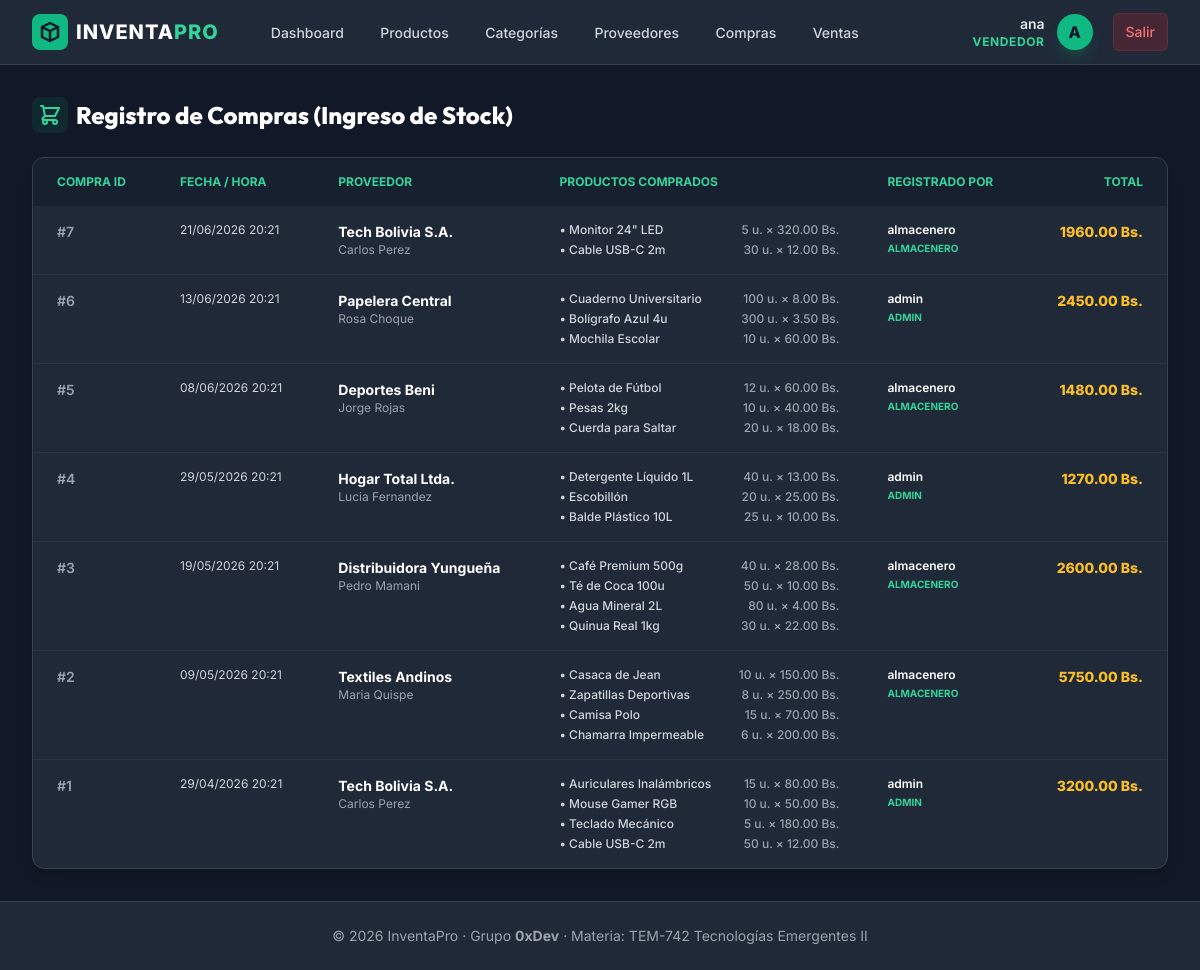
/compras/ (signed in), run on the app's committed database.
### apps/models.py (models this page shows, shortened)
class User(db.Model, UserMixin):
    __tablename__ = "users"
    id = db.Column(db.Integer, primary_key=True)
    username = db.Column(db.String(100), unique=True, nullable=False)
    email = db.Column(db.String(150), unique=True, nullable=False)
    password = db.Column(db.String(255), nullable=False)
    role = db.Column(db.String(20), default="vendedor")  # admin | almacenero | vendedor
    is_active_user = db.Column(db.Boolean, default=True)

### apps/Compras/models.py (models this page shows, shortened)
class Compra(db.Model):
    __tablename__ = "compras"
    id = db.Column(db.Integer, primary_key=True)
    fecha = db.Column(db.DateTime, default=datetime.utcnow, nullable=False)
    total = db.Column(db.Float, default=0.0)
    proveedor_id = db.Column(
        db.Integer, db.ForeignKey("proveedores.id"), nullable=False
    )
    user_id = db.Column(db.Integer, db.ForeignKey("users.id"), nullable=False)
    proveedor = db.relationship("Proveedor", back_populates="compras")
    usuario = db.relationship("User")
    items = db.relationship(
        "CompraItem", back_populates="compra", cascade="all, delete-orphan"
    )

class CompraItem(db.Model):
    __tablename__ = "compra_items"
    id = db.Column(db.Integer, primary_key=True)
    compra_id = db.Column(
        db.Integer, db.ForeignKey("compras.id"), nullable=False
    )
    producto_id = db.Column(
        db.Integer, db.ForeignKey("productos.id"), nullable=False
    )
    cantidad = db.Column(db.Integer, nullable=False)
    precio_unitario = db.Column(db.Float, nullable=False)
    compra = db.relationship("Compra", back_populates="items")
    producto = db.relationship("Producto", back_populates="compra_items")

### apps/Proveedores/models.py (models this page shows, shortened)
class Proveedor(db.Model):
    __tablename__ = "proveedores"
    id = db.Column(db.Integer, primary_key=True)
    empresa = db.Column(db.String(150), nullable=False)
    contacto = db.Column(db.String(100))
    telefono = db.Column(db.String(20))
    email = db.Column(db.String(150))
    compras = db.relationship("Compra", back_populates="proveedor")

### apps/Productos/models.py (models this page shows, shortened)
class Producto(db.Model):
    __tablename__ = "productos"
    id = db.Column(db.Integer, primary_key=True)
    nombre = db.Column(db.String(150), nullable=False)
    descripcion = db.Column(db.String(255))
    precio = db.Column(db.Float, nullable=False)
    stock = db.Column(db.Integer, nullable=False, default=0)
    stock_minimo = db.Column(db.Integer, default=5)
    categoria_id = db.Column(db.Integer, db.ForeignKey("categorias.id"), nullable=False)
    categoria = db.relationship("Categoria", back_populates="productos")
    compra_items = db.relationship("CompraItem", back_populates="producto")
    venta_items = db.relationship("VentaItem", back_populates="producto")

### apps/Compras/routes.py (the view)
@bp_compras.route("/")
@login_required
def listar():
    items = Compra.query.order_by(Compra.fecha.desc()).all()
    return render_template("compras/listar.html", items=items)

### apps/Compras/templates/compras/listar.html (shortened to what this page needs)
{% extends "base.html" %}
{% block content %}
<div class="space-y-6">
    <div class="flex justify-between items-center">
        <h2 class="text-2xl font-extrabold text-white flex items-center gap-2">
            <span class="p-1.5 bg-brand-500/10 text-brand-400 rounded-lg">
                <svg class="w-6 h-6" fill="none" stroke="currentColor" viewBox="0 0 24 24"><path stroke-linecap="round" stroke-linejoin="round" stroke-width="2" d="M3 3h2l.4 2M7 13h10l4-8H5.4M7 13L5.4 5M7 13l-2.293 2.293c-.63.63-.184 1.707.707 1.707H17m0 0a2 2 0 100 4 2 2 0 000-4zm-8 2a2 2 0 11-4 0 2 2 0 014 0z"></path></svg>
            </span>
            Registro de Compras (Ingreso de Stock)
        </h2>
    </div>
    <div class="bg-gray-800 rounded-xl border border-gray-700 overflow-hidden shadow-lg">
        <table class="w-full text-sm text-gray-300">
            <thead class="bg-gray-900/50 text-brand-400 uppercase text-xs">
                <tr>
                    <th class="px-6 py-4 text-left font-bold">Compra ID</th>
                    <th class="px-6 py-4 text-left font-bold">Fecha / Hora</th>
                    <th class="px-6 py-4 text-left font-bold">Proveedor</th>
                    <th class="px-6 py-4 text-left font-bold">Productos Comprados</th>
                    <th class="px-6 py-4 text-left font-bold">Registrado Por</th>
                    <th class="px-6 py-4 text-right font-bold">Total</th>
                </tr>
            </thead>
            <tbody class="divide-y divide-gray-700/50">
                {% for item in items %}
                <tr class="hover:bg-gray-750/30 transition align-top">
                    <td class="px-6 py-4 whitespace-nowrap text-gray-400 font-semibold">#{{ item.id }}</td>
                    <td class="px-6 py-4 whitespace-nowrap text-xs text-gray-350">{{ item.fecha.strftime('%d/%m/%Y %H:%M') }}</td>
                    <td class="px-6 py-4 whitespace-nowrap">
                        <div class="font-bold text-white">{{ item.proveedor.empresa }}</div>
                        <div class="text-xs text-gray-400">{{ item.proveedor.contacto }}</div>
                    </td>
                    <td class="px-6 py-4">
                        <div class="space-y-1">
                            {% for item_p in item.items %}
                            <div class="text-xs font-medium text-gray-300 flex items-center justify-between gap-4">
                                <span>• {{ item_p.producto.nombre }}</span>
                                <span class="text-gray-400 whitespace-nowrap">{{ item_p.cantidad }} u. &times; {{ "%.2f"|format(item_p.precio_unitario) }} Bs.</span>
                            </div>
                            {% endfor %}
                        </div>
                    </td>
                    <td class="px-6 py-4 whitespace-nowrap">
                        <div class="text-white text-xs font-semibold">{{ item.usuario.username }}</div>
                        <div class="text-brand-400 text-[10px] uppercase font-bold">{{ item.usuario.role }}</div>
                    </td>
                    <td class="px-6 py-4 whitespace-nowrap text-right font-extrabold text-amber-400">
                        {{ "%.2f"|format(item.total) }} Bs.
                    </td>
                </tr>
                {% endfor %}
            </tbody>
        </table>
    </div>
</div>
{% endblock %}

### apps/templates/base.html (shortened to what this page needs)
<!DOCTYPE html>
<html lang="es" class="h-full bg-gray-900 text-gray-100">
<head>
    <script src="https://cdn.tailwindcss.com"></script>
</head>
<body class="h-full flex flex-col justify-between">
    <div>
        <nav class="bg-gray-800 border-b border-gray-700">
            <div class="max-w-7xl mx-auto px-4 sm:px-6 lg:px-8">
                <div class="flex items-center justify-between h-16">
                    <div class="flex items-center">
                        <a href="{{ url_for('bp_core.index') }}" class="flex items-center gap-2 text-white font-extrabold text-xl tracking-wider">
                            <span class="bg-brand-500 text-gray-900 rounded-lg p-1.5 flex items-center justify-center">
                                <svg class="w-6 h-6" fill="none" stroke="currentColor" viewBox="0 0 24 24" xmlns="http://www.w3.org/2000/svg">
                                    <path stroke-linecap="round" stroke-linejoin="round" stroke-width="2.5" d="M20 7l-8-4-8 4m16 0l-8 4m8-4v10l-8 4m0-10L4 7m8 4v10M4 7v10l8 4"></path>
                                </svg>
                            </span>
                            <span>INVENTA<span class="text-brand-400">PRO</span></span>
                        </a>
                        {% if current_user.is_authenticated %}
                        <div class="hidden md:block ml-10 flex items-baseline space-x-2">
                            <a href="{{ url_for('bp_core.index') }}" class="text-gray-300 hover:bg-gray-700 hover:text-white px-3 py-2 rounded-md text-sm font-medium transition duration-200">Dashboard</a>
                            <a href="{{ url_for('bp_productos.listar') }}" class="text-gray-300 hover:bg-gray-700 hover:text-white px-3 py-2 rounded-md text-sm font-medium transition duration-200">Productos</a>
                            <a href="{{ url_for('bp_categorias.listar') }}" class="text-gray-300 hover:bg-gray-700 hover:text-white px-3 py-2 rounded-md text-sm font-medium transition duration-200">Categorías</a>
                            <a href="{{ url_for('bp_proveedores.listar') }}" class="text-gray-300 hover:bg-gray-700 hover:text-white px-3 py-2 rounded-md text-sm font-medium transition duration-200">Proveedores</a>
                            <a href="{{ url_for('bp_compras.listar') }}" class="text-gray-300 hover:bg-gray-700 hover:text-white px-3 py-2 rounded-md text-sm font-medium transition duration-200">Compras</a>
                            <a href="{{ url_for('bp_ventas.listar') }}" class="text-gray-300 hover:bg-gray-700 hover:text-white px-3 py-2 rounded-md text-sm font-medium transition duration-200">Ventas</a>
                        </div>
                        {% endif %}
                    </div>
                    <div class="flex items-center gap-4">
                        {% if current_user.is_authenticated %}
                        <div class="flex items-center gap-3">
                            <div class="text-right hidden sm:block">
                                <p class="text-sm font-semibold text-gray-200">{{ current_user.username }}</p>
                                <p class="text-xs text-brand-400 uppercase tracking-wider font-bold">{{ current_user.role }}</p>
                            </div>
                            <span class="h-9 w-9 rounded-full bg-brand-500 text-gray-900 font-extrabold flex items-center justify-center uppercase shadow-lg shadow-brand-500/20">
                                {{ current_user.username[0] }}
                            </span>
                            <a href="{{ url_for('auth.logout') }}" class="ml-2 bg-red-600/20 hover:bg-red-600 text-red-400 hover:text-white px-3 py-2 rounded-md text-sm font-medium border border-red-500/20 transition duration-200">
                                Salir
                            </a>
                        </div>
                        {% endif %}
                    </div>
                </div>
            </div>
        </nav>
        <main class="max-w-7xl mx-auto px-4 sm:px-6 lg:px-8 py-8">
            {% block content %}{% endblock %}
        </main>
    </div>
    <footer class="bg-gray-800 border-t border-gray-700 py-6 text-center text-sm text-gray-400">
        <div class="max-w-7xl mx-auto px-4">
            <p>&copy; 2026 InventaPro &middot; Grupo <strong>0xDev</strong> &middot; Materia: TEM-742 Tecnologías Emergentes II</p>
        </div>
    </footer>
</body>
</html>

### apps/templates/base.html (style rules this page uses)
body { font-family: 'Inter', sans-serif; }
h1, h2, h3, h4, h5, h6 { font-family: 'Outfit', sans-serif; }

### data on the page
User: username "ana", role "VENDEDOR", username "A"
Compra: id "7", fecha "21/06/2026 20:21", proveedor.empresa "Tech Bolivia S.A.", proveedor.contacto "Carlos Perez", usuario.username "almacenero", usuario.role "ALMACENERO", total "1960.00"
CompraItem: producto.nombre "Monitor 24\" LED", cantidad "5", precio_unitario "320.00"
CompraItem: producto.nombre "Cable USB-C 2m", cantidad "30", precio_unitario "12.00"
Compra: id "6", fecha "13/06/2026 20:21", proveedor.empresa "Papelera Central", proveedor.contacto "Rosa Choque", usuario.username "admin", usuario.role "ADMIN", total "2450.00"
CompraItem: producto.nombre "Cuaderno Universitario", cantidad "100", precio_unitario "8.00"
CompraItem: producto.nombre "Bolígrafo Azul 4u", cantidad "300", precio_unitario "3.50"
CompraItem: producto.nombre "Mochila Escolar", cantidad "10", precio_unitario "60.00"
Compra: id "5", fecha "08/06/2026 20:21", proveedor.empresa "Deportes Beni", proveedor.contacto "Jorge Rojas", usuario.username "almacenero", usuario.role "ALMACENERO", total "1480.00"
CompraItem: producto.nombre "Pelota de Fútbol", cantidad "12", precio_unitario "60.00"
CompraItem: producto.nombre "Pesas 2kg", cantidad "10", precio_unitario "40.00"
CompraItem: producto.nombre "Cuerda para Saltar", cantidad "20", precio_unitario "18.00"
Compra: id "4", fecha "29/05/2026 20:21", proveedor.empresa "Hogar Total Ltda.", proveedor.contacto "Lucia Fernandez", usuario.username "admin", usuario.role "ADMIN", total "1270.00"
CompraItem: producto.nombre "Detergente Líquido 1L", cantidad "40", precio_unitario "13.00"
CompraItem: producto.nombre "Escobillón", cantidad "20", precio_unitario "25.00"
CompraItem: producto.nombre "Balde Plástico 10L", cantidad "25", precio_unitario "10.00"
Compra: id "3", fecha "19/05/2026 20:21", proveedor.empresa "Distribuidora Yungueña", proveedor.contacto "Pedro Mamani", usuario.username "almacenero", usuario.role "ALMACENERO", total "2600.00"
CompraItem: producto.nombre "Café Premium 500g", cantidad "40", precio_unitario "28.00"
CompraItem: producto.nombre "Té de Coca 100u", cantidad "50", precio_unitario "10.00"
CompraItem: producto.nombre "Agua Mineral 2L", cantidad "80", precio_unitario "4.00"
CompraItem: producto.nombre "Quinua Real 1kg", cantidad "30", precio_unitario "22.00"
Compra: id "2", fecha "09/05/2026 20:21", proveedor.empresa "Textiles Andinos", proveedor.contacto "Maria Quispe", usuario.username "almacenero", usuario.role "ALMACENERO", total "5750.00"
CompraItem: producto.nombre "Casaca de Jean", cantidad "10", precio_unitario "150.00"
CompraItem: producto.nombre "Zapatillas Deportivas", cantidad "8", precio_unitario "250.00"
CompraItem: producto.nombre "Camisa Polo", cantidad "15", precio_unitario "70.00"
CompraItem: producto.nombre "Chamarra Impermeable", cantidad "6", precio_unitario "200.00"
Compra: id "1", fecha "29/04/2026 20:21", proveedor.empresa "Tech Bolivia S.A.", proveedor.contacto "Carlos Perez", usuario.username "admin", usuario.role "ADMIN", total "3200.00"
CompraItem: producto.nombre "Auriculares Inalámbricos", cantidad "15", precio_unitario "80.00"
CompraItem: producto.nombre "Mouse Gamer RGB", cantidad "10", precio_unitario "50.00"
CompraItem: producto.nombre "Teclado Mecánico", cantidad "5", precio_unitario "180.00"
CompraItem: producto.nombre "Cable USB-C 2m", cantidad "50", precio_unitario "12.00"
